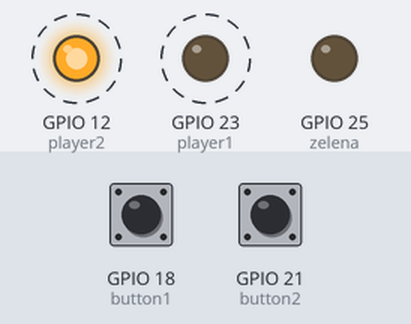
The program below on a simulated Raspberry Pi (BCM pin numbers). Shown: output pins drawn as LEDs (lit = HIGH). Dashed ring = blinking. Inputs (shaded band) come from the test bench; at power-on: GPIO 18 (button1) HIGH, GPIO 21 (button2) HIGH. Random numbers come from a fixed seed.

Above: at 3.1 s.
5.1 s: GPIO 18 (button1) pulled LOW for 2.35 s
At 6.5 s:
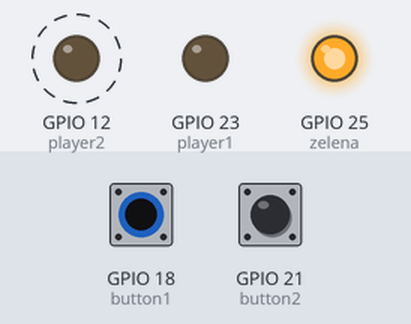
11.7 s: GPIO 21 (button2) pulled LOW for 2.35 s
At 12.0 s:
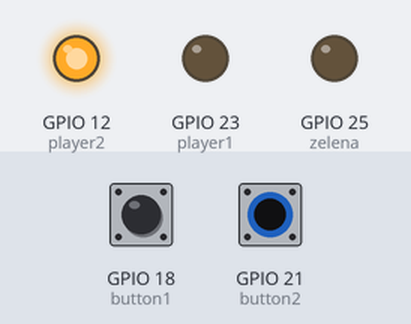
15.7 s: GPIO 18 (button1) driven LOW and GPIO 21 (button2) driven LOW
At 20.8 s:
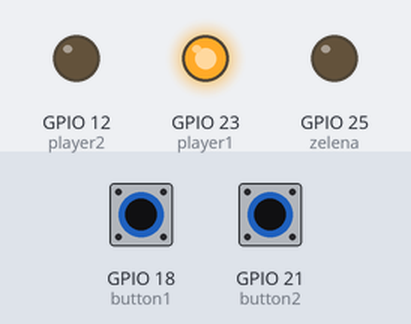
21.7 s: GPIO 21 (button2) driven HIGH
24.4 s: GPIO 18 (button1) driven HIGH
At 29.5 s:
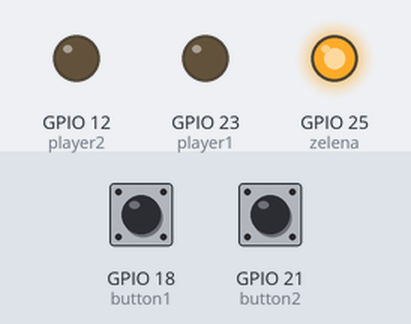
30.4 s: GPIO 18 (button1) driven LOW
At 36.1 s:
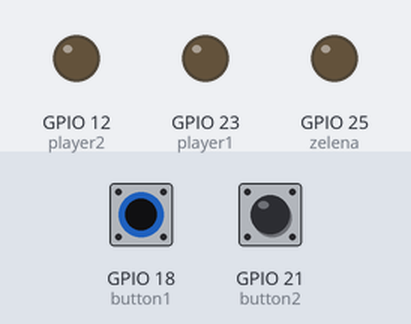
Timing chart, 0 to 37.4 s (numbered marks = the images above; inputs shaded):
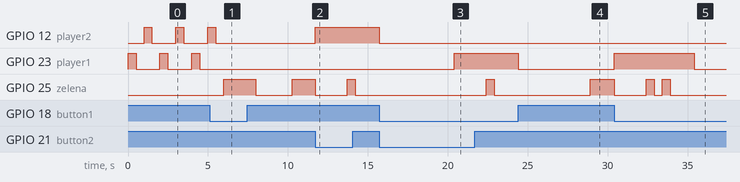

Measured:
- after the input at 5.1 s, GPIO 25 (zelena): LOW → HIGH after 0.90 s, → LOW 2.0 s later, → HIGH 2.3 s later
- after the input at 11.7 s, GPIO 12 (player2): LOW → HIGH at once; GPIO 25 (zelena): HIGH → LOW at once, → HIGH 2.0 s later, → LOW 0.50 s later
- after the input at 15.7 s, GPIO 23 (player1): LOW → HIGH after 4.7 s
- after the input at 21.7 s, GPIO 23 (player1): HIGH → LOW after 2.7 s
- after the input at 24.4 s, GPIO 25 (zelena): LOW → HIGH after 4.5 s
- after the input at 30.4 s, GPIO 23 (player1): LOW → HIGH at once, → LOW 5.0 s later; GPIO 25 (zelena): goes LOW 2.0 s, HIGH 0.50 s, LOW 0.50 s, HIGH 0.50 s, then LOW, starting at once
- by itself, GPIO 23 (player1): alternates HIGH for 0.50 s and LOW for 1.5 s

The program:

bang.py
```python
import RPi.GPIO as GPIO
from time import sleep
import random
import os
import sys
from threading import Thread

GPIO.setmode(GPIO.BCM)

GPIO.setup(18, GPIO.IN, pull_up_down=GPIO.PUD_UP)
GPIO.setup(21, GPIO.IN, pull_up_down=GPIO.PUD_UP)
GPIO.setup(12, GPIO.OUT, initial = False)
GPIO.setup(23, GPIO.OUT, initial= False)
GPIO.setup(25, GPIO.OUT, initial= False)

player1 = 23
player2 = 12
button1 = 18
button2 = 21
zelena = 25
menuExit = 0
body = 0
body1 = 0
body2 = 0
tlacidlo = 0

def blink(n):
    for x in range(n):
        GPIO.output(23, True)
        sleep(1)
        GPIO.output(23, False)

try:
    while menuExit == 0:
        if(menuExit == 0):
            #Ked stlacis button menu skonci
            if (GPIO.input(button1) == 0 or GPIO.input(button2) == 0):
                menuExit += 1
            else:
                GPIO.output(player1, True)
                sleep(0.5)
                GPIO.output(player1, False)
                sleep(0.5)
                GPIO.output(player2, True)
                sleep(0.5)
                GPIO.output(player2, False)
                sleep(0.5)

    if(menuExit > 0) :
        GPIO.output(zelena, True)
        sleep(2)
        GPIO.output(zelena, False)

    while body != 5:
        tlacidlo = 0;
        sleep(random.uniform(2,4))
        GPIO.output(zelena, True)
        while tlacidlo < 1:
            if (GPIO.input(button1) == 0):
                tlacidlo += 1
                body1 += 1
                body = body1
                GPIO.output(player1, True)
                GPIO.output(zelena, False)
                sleep(2)
                counter = 0
                while counter != body1:
                    GPIO.output(zelena, True)
                    sleep(0.5)
                    GPIO.output(zelena, False)
                    sleep(0.5)
                    counter += 1
            if (GPIO.input(button2) == 0):
                tlacidlo += 1
                body2 += 1
                body = body2
                GPIO.output(player2, True)
                GPIO.output(zelena, False)
                sleep(2)
                counter = 0
                while counter != body2:
                    GPIO.output(zelena, True)
                    sleep(0.5)
                    GPIO.output(zelena, False)
                    sleep(0.5)
                    counter += 1
        sleep(1)
        GPIO.output(player1, False)
        GPIO.output(player2, False)
        sleep(1)
    os.execl(sys.executable, sys.executable, *sys.argv)

finally:
    GPIO.cleanup()
```
